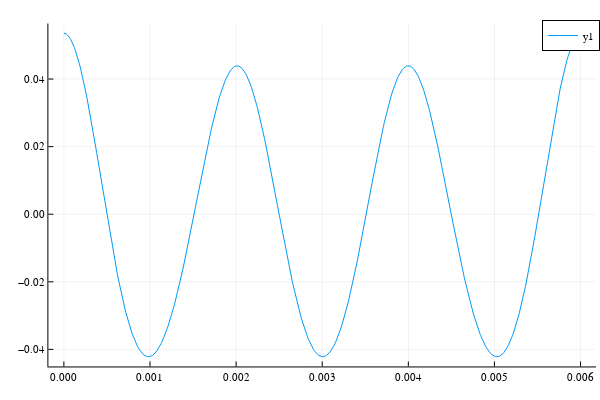

The cell this chart's notebook holds for it:
### Code cell
Y = H.*abs.(fft(y(t)))
figure(figsize=(6.4,2.5)); 
plot(f,abs.(Y))
title("Spectum of the Output of LPF i.e.  Y=X.*H")
xlabel("Frequency in Hz")

y_ = real(ifft(Y))   # Transform back to time domain using inverse transform
f17 = Plots.plot(t,y_)
Plots.display(f17)
#figure(figsize=(6.4,2.5)); 
#title("Output of LPF back in time domain");

### Figure 1 — Plotly figure (JSON) as saved in the notebook; plotly's stock layout.template omitted (floating-point values rounded to 4 significant figures; data arrays with more than 128 entries replaced by an {"elided": "..."} marker saying what was removed)
{"data": [{"colorbar": {"title": ""}, "legendgroup": "y1", "line": {"color": "rgba(0, 154, 250, 1.000)", "dash": "solid", "shape": "linear", "width": 1}, "mode": "lines", "name": "y1", "showlegend": true, "type": "scatter", "x": {"elided": "601 float values"}, "xaxis": "x", "y": {"elided": "601 float values"}, "yaxis": "y", "zmax": null, "zmin": null}], "layout": {"annotations": [], "height": 400, "legend": {"bgcolor": "rgba(255, 255, 255, 1.000)", "bordercolor": "rgba(0, 0, 0, 1.000)", "borderwidth": 1, "font": {"color": "rgba(0, 0, 0, 1.000)", "family": "sans-serif", "size": 11}, "title": {"font": {"color": "rgba(0, 0, 0, 1.000)", "family": "sans-serif", "size": 15}, "text": ""}, "tracegroupgap": 0, "traceorder": "normal", "x": 1, "xanchor": "auto", "y": 1, "yanchor": "auto"}, "margin": {"b": 20, "l": 0, "r": 0, "t": 20}, "paper_bgcolor": "rgba(255, 255, 255, 1.000)", "plot_bgcolor": "rgba(255, 255, 255, 1.000)", "showlegend": true, "width": 600, "xaxis": {"anchor": "y", "domain": [0.08064, 0.9934], "gridcolor": "rgba(0, 0, 0, 0.100)", "gridwidth": 0.5, "linecolor": "rgba(0, 0, 0, 1.000)", "mirror": false, "range": [-0.00018, 0.00618], "showgrid": true, "showline": true, "showticklabels": true, "tickangle": 0, "tickcolor": "rgb(0, 0, 0)", "tickfont": {"color": "rgba(0, 0, 0, 1.000)", "family": "sans-serif", "size": 11}, "tickmode": "array", "ticks": "inside", "ticktext": ["0.000", "0.001", "0.002", "0.003", "0.004", "0.005", "0.006"], "tickvals": [0, 0.001, 0.002, 0.003, 0.004, 0.005, 0.006], "title": "", "titlefont": {"color": "rgba(0, 0, 0, 1.000)", "family": "sans-serif", "size": 15}, "type": "-", "visible": true, "zeroline": false, "zerolinecolor": "rgba(0, 0, 0, 1.000)"}, "yaxis": {"anchor": "x", "domain": [0.03762, 0.9902], "gridcolor": "rgba(0, 0, 0, 0.100)", "gridwidth": 0.5, "linecolor": "rgba(0, 0, 0, 1.000)", "mirror": false, "range": [-0.04504, 0.05642], "showgrid": true, "showline": true, "showticklabels": true, "tickangle": 0, "tickcolor": "rgb(0, 0, 0)", "tickfont": {"color": "rgba(0, 0, 0, 1.000)", "family": "sans-serif", "size": 11}, "tickmode": "array", "ticks": "inside", "ticktext": ["−0.04", "−0.02", "0.00", "0.02", "0.04"], "tickvals": [-0.04, -0.02, 0, 0.02, 0.04], "title": "", "titlefont": {"color": "rgba(0, 0, 0, 1.000)", "family": "sans-serif", "size": 15}, "type": "-", "visible": true, "zeroline": false, "zerolinecolor": "rgba(0, 0, 0, 1.000)"}}}
